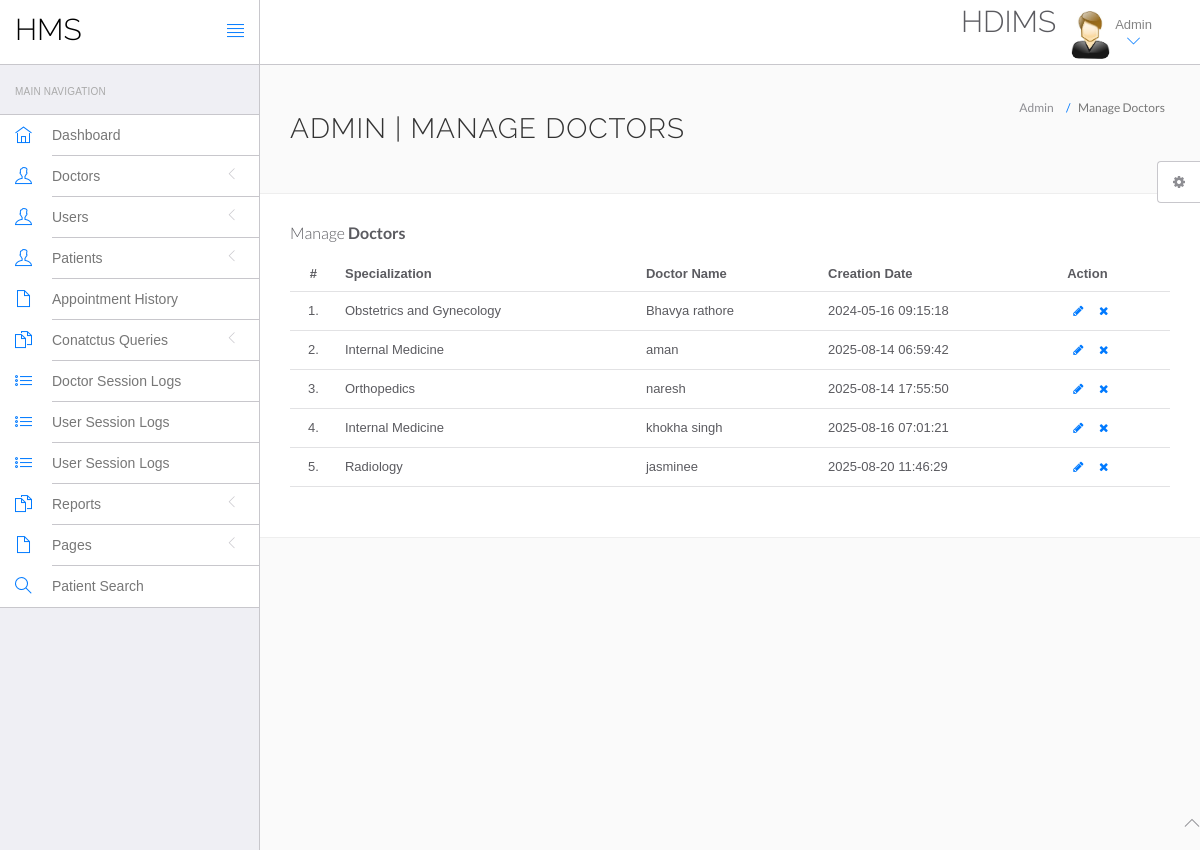
The page /hms/admin/manage-doctors.php (signed in) on the database its author committed.
### tables this page shows
CREATE TABLE `doctors` (
  `id` int(11) NOT NULL,
  `specilization` varchar(255) DEFAULT NULL,
  `doctorName` varchar(255) DEFAULT NULL,
  `address` longtext DEFAULT NULL,
  `docFees` varchar(255) DEFAULT NULL,
  `contactno` bigint(11) DEFAULT NULL,
  `docEmail` varchar(255) DEFAULT NULL,
  `password` varchar(255) DEFAULT NULL,
  `creationDate` timestamp NULL DEFAULT current_timestamp(),
  `updationDate` timestamp NULL DEFAULT NULL ON UPDATE current_timestamp(),
  `docPhoto` varchar(255) DEFAULT NULL,
  `availableDays` varchar(100) DEFAULT NULL
);

### hms/admin/manage-doctors.php (the view, shortened to what this page needs)
<?php
include('include/config.php');
if(strlen($_SESSION['id']==0)) {
 header('location:logout.php');
  } else{
?>
<!DOCTYPE html>
<html lang="en">
	<head>
		<link rel="stylesheet" href="vendor/bootstrap/css/bootstrap.min.css">
		<link rel="stylesheet" href="vendor/fontawesome/css/font-awesome.min.css">
		<link rel="stylesheet" href="vendor/themify-icons/themify-icons.min.css">
		<link href="vendor/animate.css/animate.min.css" rel="stylesheet" media="screen">
		<link href="vendor/perfect-scrollbar/perfect-scrollbar.min.css" rel="stylesheet" media="screen">
		<link href="vendor/switchery/switchery.min.css" rel="stylesheet" media="screen">
		<link href="vendor/bootstrap-touchspin/jquery.bootstrap-touchspin.min.css" rel="stylesheet" media="screen">
		<link href="vendor/select2/select2.min.css" rel="stylesheet" media="screen">
		<link href="vendor/bootstrap-datepicker/bootstrap-datepicker3.standalone.min.css" rel="stylesheet" media="screen">
		<link href="vendor/bootstrap-timepicker/bootstrap-timepicker.min.css" rel="stylesheet" media="screen">
		<link rel="stylesheet" href="assets/css/styles.css">
		<link rel="stylesheet" href="assets/css/plugins.css">
		<link rel="stylesheet" href="assets/css/themes/theme-1.css" id="skin_color" />
	</head>
	<body>
		<div id="app">
<?php include('include/sidebar.php');?>
			<div class="app-content">
						<?php include('include/header.php');?>
				<div class="main-content" >
					<div class="wrap-content container" id="container">
						<section id="page-title">
							<div class="row">
								<div class="col-sm-8">
									<h1 class="mainTitle">Admin | Manage Doctors</h1>
																	</div>
								<ol class="breadcrumb">
									<li>
										<span>Admin</span>
									</li>
									<li class="active">
										<span>Manage Doctors</span>
									</li>
								</ol>
							</div>
						</section>
						<div class="container-fluid container-fullw bg-white">
									<div class="row">
								<div class="col-md-12">
									<h5 class="over-title margin-bottom-15">Manage <span class="text-bold">Doctors</span></h5>
									<table class="table table-hover" id="sample-table-1">
										<thead>
											<tr>
												<th class="center">#</th>
												<th>Specialization</th>
												<th class="hidden-xs">Doctor Name</th>
												<th>Creation Date </th>
												<th>Action</th>
											</tr>
										</thead>
										<tbody>
<?php
$sql=mysqli_query($con,"select * from doctors");
$cnt=1;
while($row=mysqli_fetch_array($sql))
{
?>
											<tr>
												<td class="center"><?php echo $cnt;?>.</td>
												<td class="hidden-xs"><?php echo $row['specilization'];?></td>
												<td><?php echo $row['doctorName'];?></td>
												<td><?php echo $row['creationDate'];?>
												</td>
												<td >
												<div class="visible-md visible-lg hidden-sm hidden-xs">
							<a href="edit-doctor.php?id=<?php echo $row['id'];?>" class="btn btn-transparent btn-xs" tooltip-placement="top" tooltip="Edit"><i class="fa fa-pencil"></i></a>
	<a href="manage-doctors.php?id=<?php echo $row['id']?>&del=delete" onClick="return confirm('Are you sure you want to delete?')"class="btn btn-transparent btn-xs tooltips" tooltip-placement="top" tooltip="Remove"><i class="fa fa-times fa fa-white"></i></a>
												</div>
												</td>
											</tr>
											<?php
$cnt=$cnt+1;
											 }?>
										</tbody>
									</table>
								</div>
							</div>
								</div>
							</div>
						</div>
					</div>
				</div>
	<?php include('include/footer.php');?>
	<?php include('include/setting.php');?>
	</body>
</html>
<?php } ?>

### hms/admin/assets/css/themes/theme-1.css (style rules this page uses)
body { background: #FAFAFA; }

### rows shown on the page
doctors: specilization "Obstetrics and Gynecology", doctorName "Bhavya rathore", creationDate "2024-05-16 09:15:18"
doctors: specilization "Internal Medicine", doctorName "aman", creationDate "2025-08-14 06:59:42"
doctors: specilization "Orthopedics", doctorName "naresh", creationDate "2025-08-14 17:55:50"
doctors: specilization "Internal Medicine", doctorName "khokha singh", creationDate "2025-08-16 07:01:21"
doctors: specilization "Radiology", doctorName "jasminee", creationDate "2025-08-20 11:46:29"
